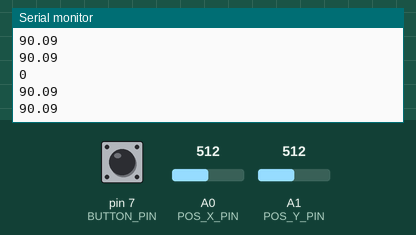
Simulated run of this sketch. Board: Arduino Uno, built with avr-gcc and run on an emulated ATmega328P. On the bench: the last lines printed to the serial monitor. The test bench sets the inputs (shaded band); at power-on: A0 (POS_X_PIN) = 512, A1 (POS_Y_PIN) = 512, pin 7 (BUTTON_PIN) LOW.

Above: at 1.2 s.
1.3 s: A0 (POS_X_PIN) set to 716
At 1.33 s:
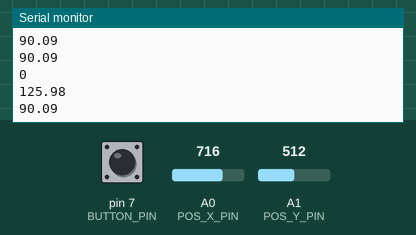
2.8 s: A1 (POS_Y_PIN) set to 306
At 3.5 s:
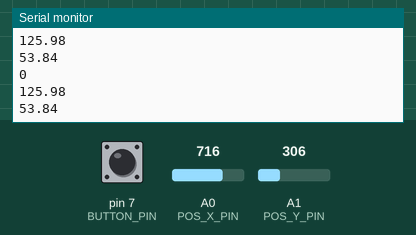
4.3 s: pin 7 (BUTTON_PIN) pulled HIGH for 0.15 s
5.9 s: A1 (POS_Y_PIN) set to 170
At 6.7 s:
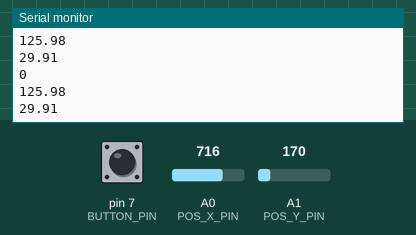
7.4 s: A0 (POS_X_PIN) set to 900
At 8.1 s:
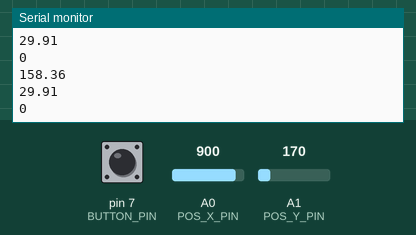
Timing chart, 0 to 9.9 s (numbered marks = the images above; inputs shaded):
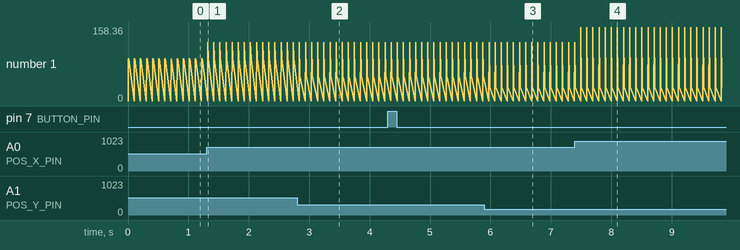

The sketch:

joystick_lcd_menu_test.ino
```cpp
 const int POS_Y_PIN = 1;
const int POS_X_PIN = 0;
const int BUTTON_PIN = 7;
const int MAX_POS = 1023;   // VRx и VRy выдают значения от 0 до 1023
const int MAX_ANGLE = 180;
void joystick(){
    int yVal = analogRead(POS_Y_PIN);
    int xVal = analogRead(POS_X_PIN);
    float yAngle = 1.0 * yVal * MAX_ANGLE / MAX_POS; // Переводим выходные данные VRy в угол наклона джойстика (от 0 до 180)
    float xAngle = 1.0 * xVal * MAX_ANGLE / MAX_POS; // Аналогично VRx
    boolean isNotClicked = digitalRead(BUTTON_PIN);  // Считываем не было ли нажатия на джойстик
    Serial.println(isNotClicked);
Serial.println(xAngle);
Serial.println(yAngle);
delay(100);
}
void setup() {
  // put your setup code here, to run once:
Serial.begin(9600);
}

void loop() {
  // put your main code here, to run repeatedly:
joystick();

}
```

Measured:
- after the input at 1.3 s, the serial monitor: prints a new line at once (image 1)
- after the input at 2.8 s, the serial monitor: prints a new line after 0.05 s (image 2)
- after the input at 5.9 s, the serial monitor: prints a new line after 0.08 s (image 3)
- after the input at 7.4 s, the serial monitor: prints a new line after 0.10 s (image 4)
- plotted number 1: 90.09 → 53.84 after the input at 2.8 s
